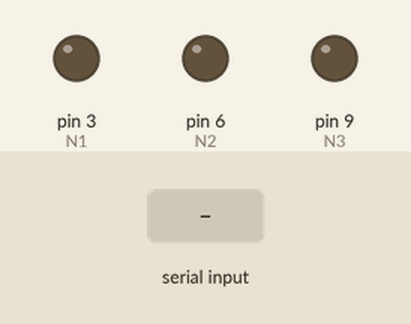
Recording of a sketch running on a simulated Arduino Uno, built with avr-gcc and run on an emulated ATmega328P. On the bench: output pins drawn as LEDs (lit = HIGH). The inputs (shaded band) are chosen by the test bench.

Above: at 1.2 s.
1.3 s: "a" received over Serial
At 1.9 s:
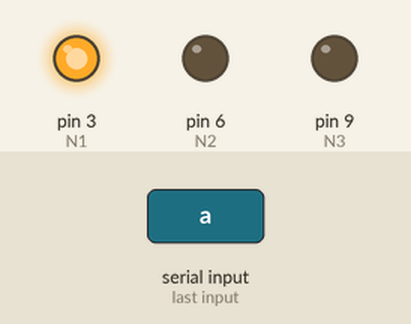
2.8 s: "r" received over Serial
At 3.1 s:
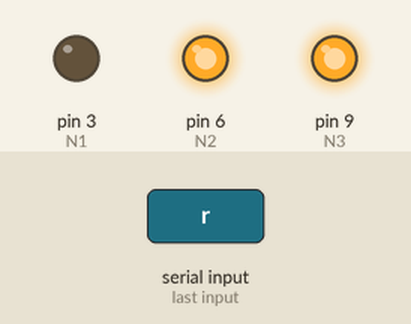
4.3 s: "i" received over Serial
At 5.4 s:
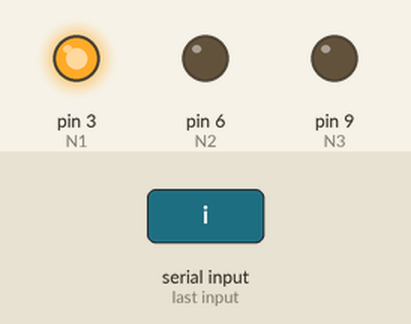
5.8 s: "d" received over Serial
At 6.5 s:
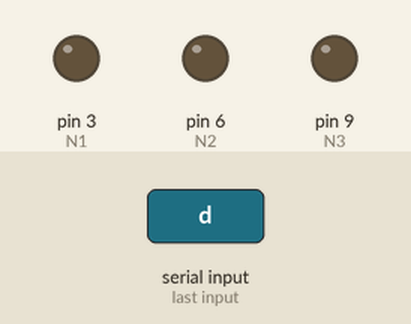
Timing chart, 0 to 8.3 s (numbered marks = the images above; inputs shaded):
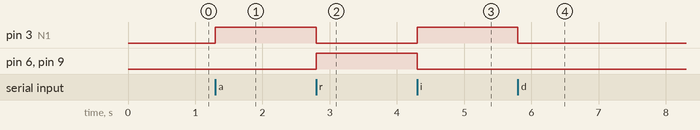

The sketch:

Carro_Python.ino
```cpp
//Declaramos las variables de los motores
int N1 = 3;
int N2 = 6;

int N3 = 9;
int N4 = 11;

int val;//Variable que recibira los datos de Python
void setup() {
 Serial.begin(9600);//Iniciamos comunicacion Serial

  //Declaramos las salidas
  pinMode(N1,OUTPUT);
  pinMode(N2,OUTPUT);
  pinMode(N3,OUTPUT);
  pinMode(N3,OUTPUT);

}
void loop() {
  if(Serial.available() >= 1){ //Esperamos conectividad con el Bluetoth
     val = Serial.read();//Lee los datos

  if(val == 'a'){ //Si val es igual a 'a' entonces que se mueva hacia adelante
    digitalWrite(N1,HIGH);
    digitalWrite(N2,LOW);
    digitalWrite(N3,LOW);
    digitalWrite(N4,HIGH);
    }
  else if(val == 'i'){ //Sino si val es igual a 'i' entonces que se mueva hacia la izquierda
    digitalWrite(N1,HIGH);
    digitalWrite(N2,LOW);
    digitalWrite(N3,LOW);
    digitalWrite(N4,LOW);
    }
  else if(val == 'd'){ //Sino si val es igual a 'd' entonces que pare
    digitalWrite(N1,LOW);
    digitalWrite(N2,LOW);
    digitalWrite(N3,LOW);
    digitalWrite(N4,LOW);
    }
  else if(val == 'r'){ //Sino si val es igual a 'r' entonces que se mueva hacia atras
    digitalWrite(N1,LOW);
    digitalWrite(N2,HIGH);
    digitalWrite(N3,HIGH);
    digitalWrite(N4,LOW);
    }
  else if(val == 's'){ //Sino si val es igual a 's' entonces que se mueva hacia la derecha
    digitalWrite(N1,LOW);
    digitalWrite(N2,LOW);
    digitalWrite(N3,LOW);
    digitalWrite(N4,HIGH);
    }
  }
}
```

Measured:
- after the input at 1.3 s, pin 3 (N1): LOW → HIGH at once
- after the input at 2.8 s, pin 3 (N1): HIGH → LOW at once; pin 6 (N2), pin 9 (N3): LOW → HIGH at once
- after the input at 4.3 s, pin 3 (N1): LOW → HIGH at once; pin 6 (N2), pin 9 (N3): HIGH → LOW at once
- after the input at 5.8 s, pin 3 (N1): HIGH → LOW at once
